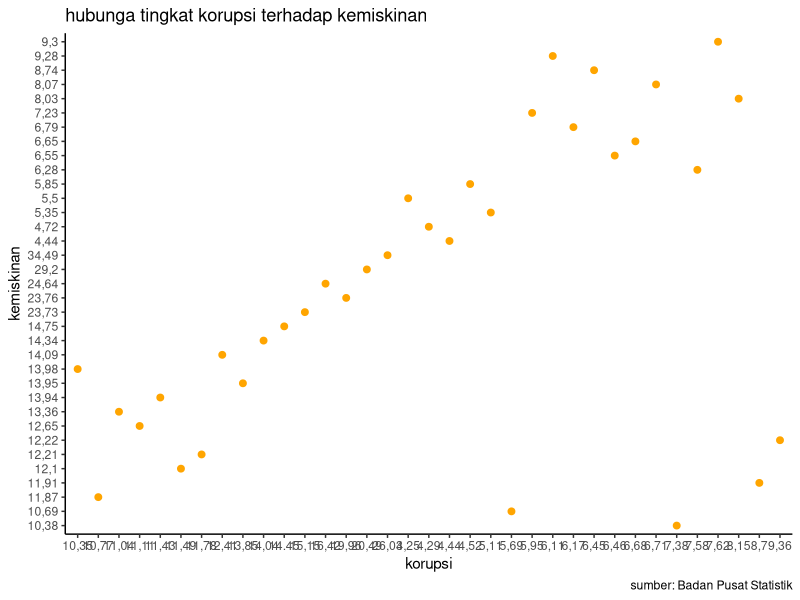
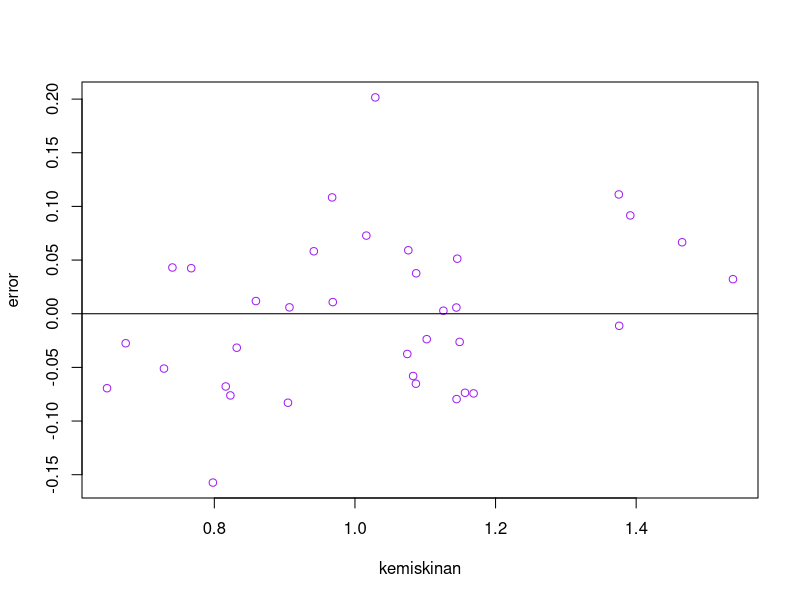
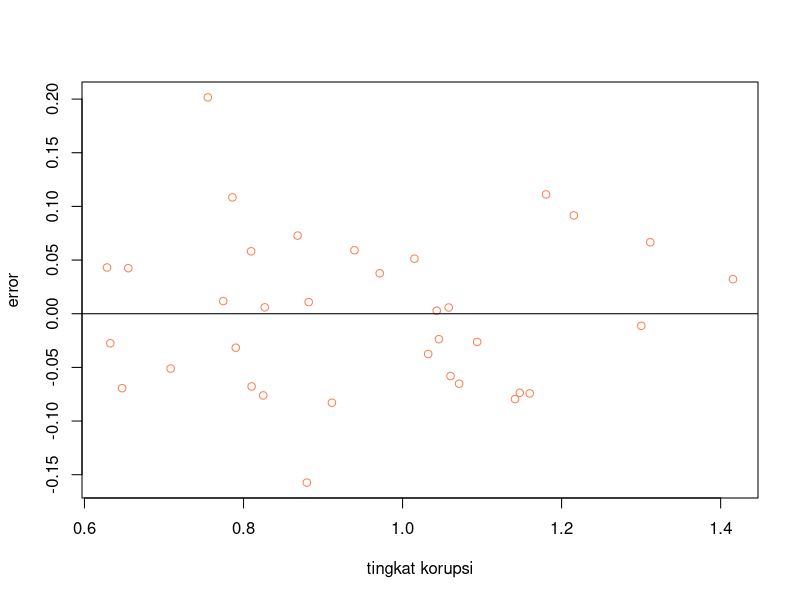

Generate these figures, in order, with R:
## ---- chunk 1
#| warning: false
#| echo: true
library(tidyverse)
library(readxl)
library(writexl)
library(dplyr)
## ---- chunk 2
#import dataset
library(readxl)
korp<-read_excel('korp.xlsx')
head(korp)
library("ggplot2")
library("readxl")
library("dplyr")
ggplot(data=korp,aes(x=x,y=y))+
  geom_point(color="orange",size=2)+
  labs(title="hubunga tingkat korupsi terhadap kemiskinan",
       x="korupsi",
       y="kemiskinan",
       caption = "sumber: Badan Pusat Statistik")+
  theme_classic()
## ---- chunk 3
library(readxl)
korp<-read_excel("korp.xlsx")
reg<-lm(logy~logx,data=korp)
summary(reg)
## ---- chunk 4
library(readxl)
korp$m<-resid(reg)
plot(korp$logy,korp$m,xlab = "kemiskinan",ylab = "error",col='purple')
abline(h=0)
## ---- chunk 5
library(readxl)
korp$m<-resid(reg)
plot(korp$logx,korp$m,xlab = "tingkat korupsi",ylab = "error",col='coral')
abline(h=0)
